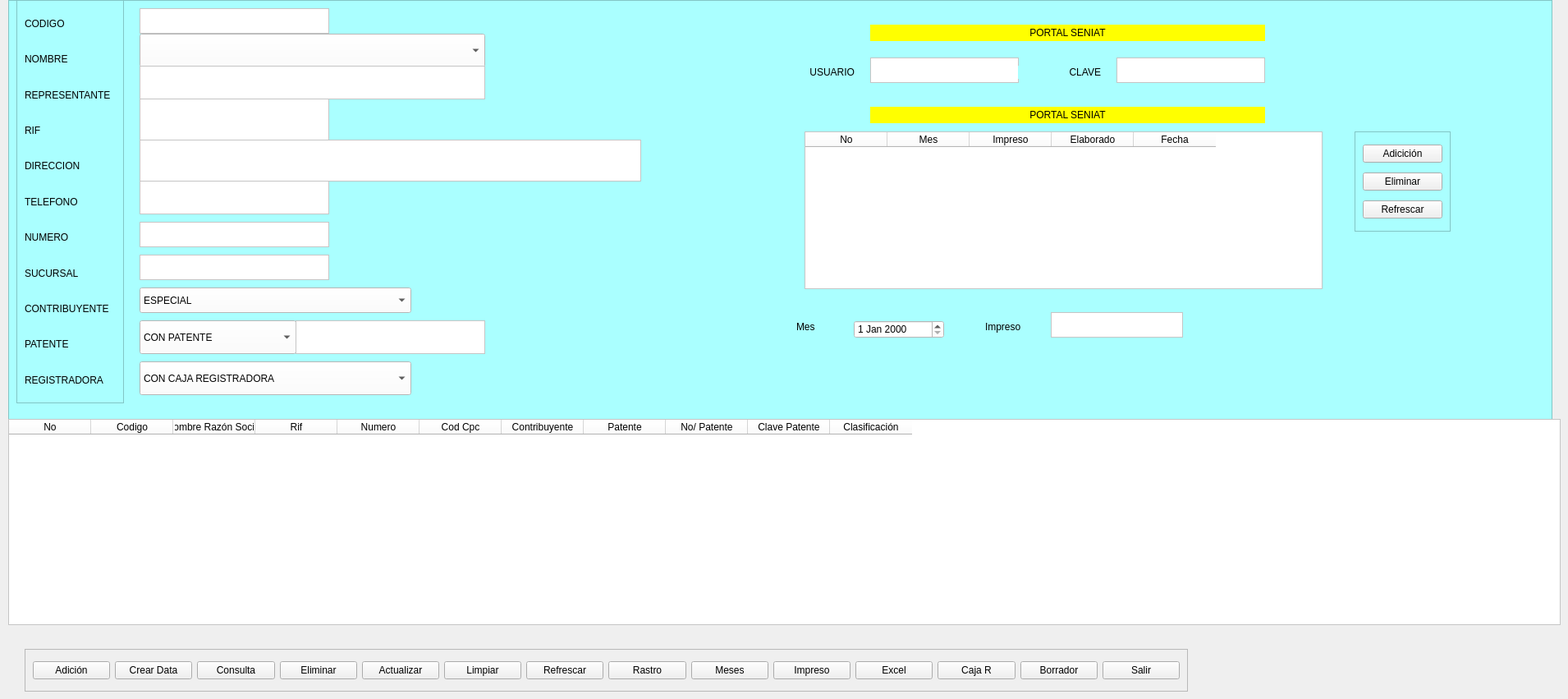
    <widget class="QWidget" name="tab_4">
     <attribute name="title">
      <string>Clientes</string>
     </attribute>
     <widget class="QFrame" name="frame_10">
      <property name="geometry">
       <rect>
        <x>10</x>
        <y>0</y>
        <width>1881</width>
        <height>511</height>
       </rect>
      </property>
      <property name="styleSheet">
       <string notr="true">background-color: rgb(170, 255, 255);</string>
      </property>
      <property name="frameShape">
       <enum>QFrame::StyledPanel</enum>
      </property>
      <property name="frameShadow">
       <enum>QFrame::Raised</enum>
      </property>
      <widget class="QFrame" name="frame_11">
       <property name="geometry">
        <rect>
         <x>10</x>
         <y>0</y>
         <width>131</width>
         <height>491</height>
        </rect>
       </property>
       <property name="frameShape">
        <enum>QFrame::StyledPanel</enum>
       </property>
       <property name="frameShadow">
        <enum>QFrame::Raised</enum>
       </property>
       <layout class="QVBoxLayout" name="verticalLayout_4">
        <item>
         <widget class="QLabel" name="label_55">
          <property name="text">
           <string>CODIGO</string>
          </property>
         </widget>
        </item>
        <item>
         <widget class="QLabel" name="label_64">
          <property name="text">
           <string>NOMBRE</string>
          </property>
         </widget>
        </item>
        <item>
         <widget class="QLabel" name="label_65">
          <property name="text">
           <string>REPRESENTANTE</string>
          </property>
         </widget>
        </item>
        <item>
         <widget class="QLabel" name="label_66">
          <property name="text">
           <string>RIF</string>
          </property>
         </widget>
        </item>
        <item>
         <widget class="QLabel" name="label_67">
          <property name="text">
           <string>DIRECCION</string>
          </property>
         </widget>
        </item>
        <item>
         <widget class="QLabel" name="label_68">
          <property name="text">
           <string>TELEFONO</string>
          </property>
         </widget>
        </item>
        <item>
         <widget class="QLabel" name="label_73">
          <property name="text">
           <string>NUMERO</string>
          </property>
         </widget>
        </item>
        <item>
         <widget class="QLabel" name="label_72">
          <property name="text">
           <string>SUCURSAL</string>
          </property>
         </widget>
        </item>
        <item>
         <widget class="QLabel" name="label_69">
          <property name="text">
           <string>CONTRIBUYENTE</string>
          </property>
         </widget>
        </item>
        <item>
         <widget class="QLabel" name="label_70">
          <property name="text">
           <string>PATENTE</string>
          </property>
         </widget>
        </item>
        <item>
         <widget class="QLabel" name="label_74">
          <property name="text">
           <string>REGISTRADORA</string>
          </property>
         </widget>
        </item>
       </layout>
      </widget>
      <widget class="QTextEdit" name="textEdit_50">
       <property name="geometry">
        <rect>
         <x>160</x>
         <y>10</y>
         <width>231</width>
         <height>31</height>
        </rect>
       </property>
       <property name="styleSheet">
        <string notr="true">background-color: rgb(255, 255, 255);</string>
       </property>
      </widget>
      <widget class="QComboBox" name="comboBox_7">
       <property name="geometry">
        <rect>
         <x>160</x>
         <y>41</y>
         <width>421</width>
         <height>41</height>
        </rect>
       </property>
       <property name="styleSheet">
        <string notr="true">background-color: rgb(255, 255, 255);</string>
       </property>
      </widget>
      <widget class="QTextEdit" name="textEdit_51">
       <property name="geometry">
        <rect>
         <x>160</x>
         <y>80</y>
         <width>421</width>
         <height>41</height>
        </rect>
       </property>
       <property name="styleSheet">
        <string notr="true">background-color: rgb(255, 255, 255);</string>
       </property>
      </widget>
      <widget class="QTextEdit" name="textEdit_52">
       <property name="geometry">
        <rect>
         <x>160</x>
         <y>120</y>
         <width>231</width>
         <height>51</height>
        </rect>
       </property>
       <property name="styleSheet">
        <string notr="true">background-color: rgb(255, 255, 255);</string>
       </property>
      </widget>
      <widget class="QTextEdit" name="textEdit_53">
       <property name="geometry">
        <rect>
         <x>160</x>
         <y>170</y>
         <width>611</width>
         <height>51</height>
        </rect>
       </property>
       <property name="styleSheet">
        <string notr="true">background-color: rgb(255, 255, 255);</string>
       </property>
      </widget>
      <widget class="QTextEdit" name="textEdit_54">
       <property name="geometry">
        <rect>
         <x>160</x>
         <y>220</y>
         <width>231</width>
         <height>41</height>
        </rect>
       </property>
       <property name="styleSheet">
        <string notr="true">background-color: rgb(255, 255, 255);</string>
       </property>
      </widget>
      <widget class="QTextEdit" name="textEdit_55">
       <property name="geometry">
        <rect>
         <x>160</x>
         <y>270</y>
         <width>231</width>
         <height>31</height>
        </rect>
       </property>
       <property name="styleSheet">
        <string notr="true">background-color: rgb(255, 255, 255);</string>
       </property>
      </widget>
      <widget class="QTextEdit" name="textEdit_56">
       <property name="geometry">
        <rect>
         <x>160</x>
         <y>310</y>
         <width>231</width>
         <height>31</height>
        </rect>
       </property>
       <property name="styleSheet">
        <string notr="true">background-color: rgb(255, 255, 255);</string>
       </property>
      </widget>
      <widget class="QComboBox" name="comboBox_8">
       <property name="geometry">
        <rect>
         <x>160</x>
         <y>350</y>
         <width>331</width>
         <height>31</height>
        </rect>
       </property>
       <property name="styleSheet">
        <string notr="true">background-color: rgb(255, 255, 255);</string>
       </property>
       <item>
        <property name="text">
         <string>ESPECIAL</string>
        </property>
       </item>
       <item>
        <property name="text">
         <string>ORDINARIO</string>
        </property>
       </item>
      </widget>
      <widget class="QComboBox" name="comboBox_9">
       <property name="geometry">
        <rect>
         <x>160</x>
         <y>390</y>
         <width>191</width>
         <height>41</height>
        </rect>
       </property>
       <property name="styleSheet">
        <string notr="true">background-color: rgb(255, 255, 255);</string>
       </property>
       <item>
        <property name="text">
         <string>CON PATENTE</string>
        </property>
       </item>
       <item>
        <property name="text">
         <string>SIN PATENTE</string>
        </property>
       </item>
      </widget>
      <widget class="QTextEdit" name="textEdit_57">
       <property name="geometry">
        <rect>
         <x>350</x>
         <y>390</y>
         <width>231</width>
         <height>41</height>
        </rect>
       </property>
       <property name="styleSheet">
        <string notr="true">background-color: rgb(255, 255, 255);</string>
       </property>
      </widget>
      <widget class="QComboBox" name="comboBox_10">
       <property name="geometry">
        <rect>
         <x>160</x>
         <y>440</y>
         <width>331</width>
         <height>41</height>
        </rect>
       </property>
       <property name="styleSheet">
        <string notr="true">background-color: rgb(255, 255, 255);</string>
       </property>
       <item>
        <property name="text">
         <string>CON CAJA REGISTRADORA</string>
        </property>
       </item>
       <item>
        <property name="text">
         <string>SIN CAJA REGISTRADORA</string>
        </property>
       </item>
      </widget>
      <widget class="QLabel" name="label_71">
       <property name="geometry">
        <rect>
         <x>1050</x>
         <y>30</y>
         <width>481</width>
         <height>20</height>
        </rect>
       </property>
       <property name="styleSheet">
        <string notr="true">background-color: rgb(255, 255, 0);
font: 75 10pt &quot;MS Shell Dlg 2&quot;;</string>
       </property>
       <property name="text">
        <string>PORTAL SENIAT</string>
       </property>
       <property name="alignment">
        <set>Qt::AlignCenter</set>
       </property>
      </widget>
      <widget class="QTextEdit" name="textEdit_58">
       <property name="geometry">
        <rect>
         <x>1050</x>
         <y>70</y>
         <width>181</width>
         <height>31</height>
        </rect>
       </property>
       <property name="styleSheet">
        <string notr="true">background-color: rgb(255, 255, 255);</string>
       </property>
      </widget>
      <widget class="QTextEdit" name="textEdit_59">
       <property name="geometry">
        <rect>
         <x>1350</x>
         <y>70</y>
         <width>181</width>
         <height>31</height>
        </rect>
       </property>
       <property name="styleSheet">
        <string notr="true">background-color: rgb(255, 255, 255);</string>
       </property>
      </widget>
      <widget class="QLabel" name="label_75">
       <property name="geometry">
        <rect>
         <x>930</x>
         <y>80</y>
         <width>101</width>
         <height>16</height>
        </rect>
       </property>
       <property name="text">
        <string>USUARIO</string>
       </property>
       <property name="alignment">
        <set>Qt::AlignRight|Qt::AlignTrailing|Qt::AlignVCenter</set>
       </property>
      </widget>
      <widget class="QLabel" name="label_76">
       <property name="geometry">
        <rect>
         <x>1230</x>
         <y>80</y>
         <width>101</width>
         <height>16</height>
        </rect>
       </property>
       <property name="text">
        <string>CLAVE</string>
       </property>
       <property name="alignment">
        <set>Qt::AlignRight|Qt::AlignTrailing|Qt::AlignVCenter</set>
       </property>
      </widget>
      <widget class="QLabel" name="label_77">
       <property name="geometry">
        <rect>
         <x>1050</x>
         <y>130</y>
         <width>481</width>
         <height>20</height>
        </rect>
       </property>
       <property name="styleSheet">
        <string notr="true">background-color: rgb(255, 255, 0);
font: 75 10pt &quot;MS Shell Dlg 2&quot;;</string>
       </property>
       <property name="text">
        <string>PORTAL SENIAT</string>
       </property>
       <property name="alignment">
        <set>Qt::AlignCenter</set>
       </property>
      </widget>
      <widget class="QTableWidget" name="tableWidget_4">
       <property name="geometry">
        <rect>
         <x>970</x>
         <y>160</y>
         <width>631</width>
         <height>192</height>
        </rect>
       </property>
       <property name="styleSheet">
        <string notr="true">background-color: rgb(255, 255, 255);</string>
       </property>
       <column>
        <property name="text">
         <string>No</string>
        </property>
       </column>
       <column>
        <property name="text">
         <string>Mes</string>
        </property>
       </column>
       <column>
        <property name="text">
         <string>Impreso</string>
        </property>
       </column>
       <column>
        <property name="text">
         <string>Elaborado</string>
        </property>
       </column>
       <column>
        <property name="text">
         <string>Fecha</string>
        </property>
       </column>
      </widget>
      <widget class="QFrame" name="frame_12">
       <property name="geometry">
        <rect>
         <x>1640</x>
         <y>160</y>
         <width>117</width>
         <height>122</height>
        </rect>
       </property>
       <property name="frameShape">
        <enum>QFrame::StyledPanel</enum>
       </property>
       <property name="frameShadow">
        <enum>QFrame::Raised</enum>
       </property>
       <layout class="QVBoxLayout" name="verticalLayout_5">
        <item>
         <widget class="QPushButton" name="pushButton_37">
          <property name="styleSheet">
           <string notr="true">background-color: rgb(240, 240, 240);</string>
          </property>
          <property name="text">
           <string>Adicición</string>
          </property>
         </widget>
        </item>
        <item>
         <widget class="QPushButton" name="pushButton_39">
          <property name="styleSheet">
           <string notr="true">background-color: rgb(240, 240, 240);</string>
          </property>
          <property name="text">
           <string>Eliminar</string>
          </property>
         </widget>
        </item>
        <item>
         <widget class="QPushButton" name="pushButton_38">
          <property name="styleSheet">
           <string notr="true">background-color: rgb(240, 240, 240);</string>
          </property>
          <property name="text">
           <string>Refrescar</string>
          </property>
         </widget>
        </item>
       </layout>
      </widget>
      <widget class="QLabel" name="label_78">
       <property name="geometry">
        <rect>
         <x>960</x>
         <y>390</y>
         <width>55</width>
         <height>16</height>
        </rect>
       </property>
       <property name="text">
        <string>Mes</string>
       </property>
      </widget>
      <widget class="QDateEdit" name="dateEdit_6">
       <property name="geometry">
        <rect>
         <x>1030</x>
         <y>390</y>
         <width>110</width>
         <height>22</height>
        </rect>
       </property>
       <property name="styleSheet">
        <string notr="true">background-color: rgb(255, 255, 255);</string>
       </property>
      </widget>
      <widget class="QLabel" name="label_79">
       <property name="geometry">
        <rect>
         <x>1190</x>
         <y>390</y>
         <width>55</width>
         <height>16</height>
        </rect>
       </property>
       <property name="text">
        <string>Impreso</string>
       </property>
      </widget>
      <widget class="QTextEdit" name="textEdit_60">
       <property name="geometry">
        <rect>
         <x>1270</x>
         <y>380</y>
         <width>161</width>
         <height>31</height>
        </rect>
       </property>
       <property name="styleSheet">
        <string notr="true">background-color: rgb(255, 255, 255);</string>
       </property>
      </widget>
     </widget>
     <widget class="QTableWidget" name="tableWidget_3">
      <property name="geometry">
       <rect>
        <x>10</x>
        <y>510</y>
        <width>1891</width>
        <height>251</height>
       </rect>
      </property>
      <property name="styleSheet">
       <string notr="true">background-color: rgb(255, 255, 255);</string>
      </property>
      <column>
       <property name="text">
        <string>No</string>
       </property>
      </column>
      <column>
       <property name="text">
        <string>Codigo</string>
       </property>
      </column>
      <column>
       <property name="text">
        <string>Nombre Razón Social</string>
       </property>
      </column>
      <column>
       <property name="text">
        <string>Rif</string>
       </property>
      </column>
      <column>
       <property name="text">
        <string>Numero</string>
       </property>
      </column>
      <column>
       <property name="text">
        <string>Cod Cpc</string>
       </property>
      </column>
      <column>
       <property name="text">
        <string>Contribuyente</string>
       </property>
      </column>
      <column>
       <property name="text">
        <string>Patente</string>
       </property>
      </column>
      <column>
       <property name="text">
        <string>No/ Patente</string>
       </property>
      </column>
      <column>
       <property name="text">
        <string>Clave Patente</string>
       </property>
      </column>
      <column>
       <property name="text">
        <string>Clasificación</string>
       </property>
      </column>
     </widget>
     <widget class="QFrame" name="frame_13">
      <property name="geometry">
       <rect>
        <x>30</x>
        <y>790</y>
        <width>1417</width>
        <height>52</height>
       </rect>
      </property>
      <property name="frameShape">
       <enum>QFrame::StyledPanel</enum>
      </property>
      <property name="frameShadow">
       <enum>QFrame::Raised</enum>
      </property>
      <layout class="QHBoxLayout" name="horizontalLayout_2">
       <item>
        <widget class="QPushButton" name="pushButton_42">
         <property name="styleSheet">
          <string notr="true">background-color: rgb(240, 240, 240);</string>
         </property>
         <property name="text">
          <string>Adición</string>
         </property>
        </widget>
       </item>
       <item>
        <widget class="QPushButton" name="pushButton_41">
         <property name="styleSheet">
          <string notr="true">background-color: rgb(240, 240, 240);</string>
         </property>
         <property name="text">
          <string>Crear Data</string>
         </property>
        </widget>
       </item>
       <item>
        <widget class="QPushButton" name="pushButton_40">
         <property name="styleSheet">
          <string notr="true">background-color: rgb(240, 240, 240);</string>
         </property>
         <property name="text">
          <string>Consulta</string>
         </property>
        </widget>
       </item>
       <item>
        <widget class="QPushButton" name="pushButton_43">
         <property name="styleSheet">
          <string notr="true">background-color: rgb(240, 240, 240);</string>
         </property>
         <property name="text">
          <string>Eliminar</string>
         </property>
        </widget>
       </item>
       <item>
        <widget class="QPushButton" name="pushButton_44">
         <property name="styleSheet">
          <string notr="true">background-color: rgb(240, 240, 240);</string>
         </property>
         <property name="text">
          <string>Actualizar</string>
         </property>
        </widget>
       </item>
       <item>
        <widget class="QPushButton" name="pushButton_45">
         <property name="styleSheet">
          <string notr="true">background-color: rgb(240, 240, 240);</string>
         </property>
         <property name="text">
          <string>Limpiar</string>
         </property>
        </widget>
       </item>
       <item>
        <widget class="QPushButton" name="pushButton_46">
         <property name="styleSheet">
          <string notr="true">background-color: rgb(240, 240, 240);</string>
         </property>
         <property name="text">
          <string>Refrescar</string>
         </property>
        </widget>
       </item>
       <item>
        <widget class="QPushButton" name="pushButton_47">
         <property name="styleSheet">
          <string notr="true">background-color: rgb(240, 240, 240);</string>
         </property>
         <property name="text">
          <string>Rastro</string>
         </property>
        </widget>
       </item>
       <item>
        <widget class="QPushButton" name="pushButton_48">
         <property name="styleSheet">
          <string notr="true">background-color: rgb(240, 240, 240);</string>
         </property>
         <property name="text">
          <string>Meses</string>
         </property>
        </widget>
       </item>
       <item>
        <widget class="QPushButton" name="pushButton_49">
         <property name="styleSheet">
          <string notr="true">background-color: rgb(240, 240, 240);</string>
         </property>
         <property name="text">
          <string>Impreso</string>
         </property>
        </widget>
       </item>
       <item>
        <widget class="QPushButton" name="pushButton_53">
         <property name="styleSheet">
          <string notr="true">background-color: rgb(240, 240, 240);</string>
         </property>
         <property name="text">
          <string>Excel</string>
         </property>
        </widget>
       </item>
       <item>
        <widget class="QPushButton" name="pushButton_50">
         <property name="styleSheet">
          <string notr="true">background-color: rgb(240, 240, 240);</string>
         </property>
         <property name="text">
          <string>Caja R</string>
         </property>
        </widget>
       </item>
       <item>
        <widget class="QPushButton" name="pushButton_51">
         <property name="styleSheet">
          <string notr="true">background-color: rgb(240, 240, 240);</string>
         </property>
         <property name="text">
          <string>Borrador</string>
         </property>
        </widget>
       </item>
       <item>
        <widget class="QPushButton" name="pushButton_52">
         <property name="styleSheet">
          <string notr="true">background-color: rgb(240, 240, 240);</string>
         </property>
         <property name="text">
          <string>Salir</string>
         </property>
        </widget>
       </item>
      </layout>
     </widget>
    </widget>
